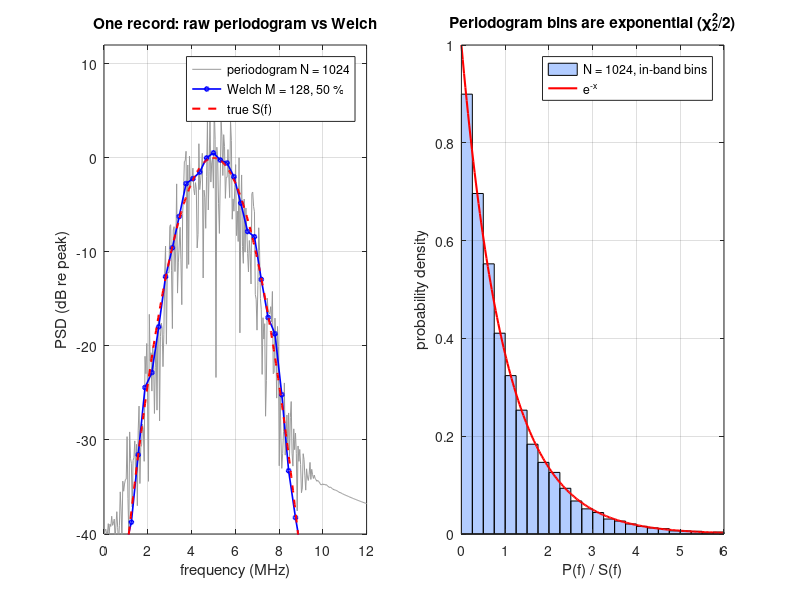

Here is the MATLAB script that generated this plot:
%% m27_periodogram_welch.m  -  periodogram bias/variance, chi-square statistics, Welch averaging
% Purpose : speckle-like RF (white Gaussian scatterers convolved with a 5 MHz,
%           60 % bandwidth Gaussian pulse, fs = 40 MHz) has a known power
%           spectral density S(f). Show that
%           (1) the periodogram P(f) is unbiased for smooth S but its relative
%               standard deviation stays 1 however long the record (not
%               consistent); P/S is exponential (chi-square with 2 dof / 2);
%           (2) on a dB scale one bin has std 5.57 dB and sits 2.51 dB low;
%           (3) Welch averaging (Hann, 50 % overlap) cuts the variance to
%               (1 + 2 sum (1-m/Nb) rho(m)^2)/Nb, rho = taper overlap correlation,
%               while the bin width grows from fs/N to fs/M;
%           (4) chi-square confidence intervals with nu = 2 K_eff cover the truth
%               95 % of the time.
% Change  : N (record length), M (Welch segment length), number of trials.
% Expect  : std(P/S) about 1.00 for N = 64, 256, 1024; dB mean -2.5, std 5.6;
%           Welch N = 1024, M = 128: Nb = 15, variance 0.070 predicted, 0.074 measured;
%           CI coverage about 0.95 for both.
clear; close all; rng(1);

%% Parameters
fs = 40;  f0 = 5;  bw = 0.6;                 % MHz; -6 dB fractional bandwidth (amplitude)
sigf = bw*f0/(2*sqrt(2*log(2)));             % std of the amplitude spectrum (MHz)
Nfft = 4096;                                 % length of the generated stationary record
fF = (0:Nfft-1)'/Nfft*fs;  fF(fF >= fs/2) = fF(fF >= fs/2) - fs;
H = exp(-(abs(fF) - f0).^2/(2*sigf^2));      % amplitude transfer function (two-sided, real, even)
Strue = @(f) exp(-(abs(f) - f0).^2/sigf^2);  % PSD of x for unit-variance white input (per sample, fs = 1 units)
% x = ifft(fft(white).*H) has PSD |H|^2 in "per bin" units; P = |X|^2/N estimates it.
makeX = @(n) real(ifft(fft(randn(Nfft, n)).*repmat(H, 1, n)));
inband = @(f) abs(f - f0) <= 1.5;            % +/-1.5 MHz around f0 (inside the -14 dB band)

%% 1. Periodogram: variance does not fall with N
ntr = 200;
fprintf('Periodogram (rectangular window), %d realizations, bins within f0 +/- 1.5 MHz:\n', ntr);
fprintf('    N    bin width (MHz)   mean(P/S)   std(P/S)   mean dB   std dB\n');
for N = [64 256 1024]
  X = makeX(ntr);  x = X(1:N, :);
  P = abs(fft(x)).^2/N;                      % periodogram, per-bin units
  f = (0:N-1)'/N*fs;  k = inband(f) & f < fs/2;
  R = P(k, :)./repmat(Strue(f(k)), 1, ntr);  % should be Exp(1)
  RdB = 10*log10(R(:));
  fprintf('%5d   %10.3f       %8.3f   %8.3f   %7.2f   %6.2f\n', N, fs/N, mean(R(:)), std(R(:)), mean(RdB), std(RdB));
  if N == 1024, Rkeep = R(:); end
end
fprintf('Theory: mean 1, std 1; dB mean = -gamma*10/ln10 = %.2f dB, dB std = (pi/sqrt 6)*10/ln10 = %.2f dB\n', ...
        -0.5772156649*10/log(10), pi/sqrt(6)*10/log(10));

%% 2. Welch: Hann segments of length M, 50 % overlap
N = 1024;  M = 128;  S = M/2;  starts = 1:S:(N - M + 1);  Nb = numel(starts);
w = 0.5 - 0.5*cos(2*pi*((0:M-1)' + 0.5)/M);  U = sum(w.^2);
rho = zeros(Nb-1, 1);
for m = 1:Nb-1
  sh = m*S;  if sh < M, rho(m) = sum(w(1:M-sh).*w(1+sh:M))/U; end
end
varTheory = (1 + 2*sum((1 - (1:Nb-1)'/Nb).*rho.^2))/Nb;
X = makeX(ntr);  fW = (0:M-1)'/M*fs;  kW = inband(fW) & fW < fs/2;
Pw = zeros(M, ntr);
for b = 1:Nb
  seg = X(starts(b):starts(b)+M-1, :).*repmat(w, 1, ntr);
  Pw = Pw + abs(fft(seg)).^2/U;
end
Pw = Pw/Nb;
% expected value = S convolved with the Hann spectral window; S is smooth, so compare with S directly
Rw = Pw(kW, :)./repmat(Strue(fW(kW)), 1, ntr);
fprintf('\nWelch N = %d, M = %d (Hann, 50%% overlap): Nb = %d segments, rho(M/2) = %.4f\n', N, M, Nb, rho(1));
fprintf('  bin width fs/M = %.3f MHz (vs %.3f MHz raw)\n', fs/M, fs/N);
fprintf('  variance of P/S: measured %.4f, theory %.4f, K_eff = %.1f, 1/Nb = %.4f\n', var(Rw(:)), varTheory, 1/varTheory, 1/Nb);
fprintf('  mean of P/S = %.3f (window-smoothing bias is small for this smooth spectrum)\n', mean(Rw(:)));

%% 3. Chi-square confidence intervals and their coverage
% 95 % quantiles of chi2 with nu dof via the Wilson-Hilferty approximation (base MATLAB has no chi2inv)
z975 = 1.959964;
chi2q = @(nu, z) nu*(1 - 2/(9*nu) + z*sqrt(2/(9*nu))).^3;
% exact for nu = 2: chi2_2 quantile = -2 ln(1-p)
lo2 = -2*log(1 - 0.025);  hi2 = -2*log(1 - 0.975);
cov2 = mean(2*Rkeep >= lo2 & 2*Rkeep <= hi2);
fprintf('\nRaw periodogram (nu = 2): 95%% interval for S is [P*2/%.3f, P*2/%.4f] = [%.2f dB, +%.2f dB] around P\n', ...
        hi2, lo2, 10*log10(2/hi2), 10*log10(2/lo2));
fprintf('  span %.1f dB; empirical coverage %.3f\n', 10*log10(hi2/lo2), cov2);
nu = 2/varTheory;  lo = chi2q(nu, -z975);  hi = chi2q(nu, z975);
covW = mean(nu*Rw(:) >= lo & nu*Rw(:) <= hi);
fprintf('Welch (nu = 2 K_eff = %.1f): interval [%.2f dB, +%.2f dB], span %.1f dB; coverage %.3f\n', ...
        nu, 10*log10(nu/hi), 10*log10(nu/lo), 10*log10(hi/lo), covW);

%% Figures
x = X(:, 1);  P1 = abs(fft(x(1:N))).^2/N;  f1 = (0:N-1)'/N*fs;
Pw1 = zeros(M, 1);
for b = 1:Nb, Pw1 = Pw1 + abs(fft(x(starts(b):starts(b)+M-1).*w)).^2/U; end
Pw1 = Pw1/Nb;
figure('Position', [100 100 900 360]);
subplot(1, 2, 1);
h1 = f1 < fs/2;  h2 = fW < fs/2;  fT = linspace(0, fs/2, 800)';
plot(f1(h1), 10*log10(P1(h1)), 'Color', [0.6 0.6 0.6]); hold on;
plot(fW(h2), 10*log10(Pw1(h2)), 'b-o', 'MarkerSize', 3, 'LineWidth', 1.2);
plot(fT, 10*log10(Strue(fT)), 'r--', 'LineWidth', 1.5);
xlim([0 12]); ylim([-40 12]); grid on;
xlabel('frequency (MHz)'); ylabel('PSD (dB re peak)');
legend('periodogram N = 1024', 'Welch M = 128, 50 %', 'true S(f)', 'Location', 'northeast');
title('One record: raw periodogram vs Welch');
subplot(1, 2, 2);
edges = 0:0.25:6;  cnt = histc(Rkeep, edges);  cnt = cnt(1:end-1);
bar(edges(1:end-1) + 0.125, cnt/(numel(Rkeep)*0.25), 1, 'FaceColor', [0.7 0.8 1]); hold on;
xx = linspace(0, 6, 200);  plot(xx, exp(-xx), 'r', 'LineWidth', 1.5);
xlabel('P(f) / S(f)'); ylabel('probability density'); grid on;
title('Periodogram bins are exponential (\chi^2_2/2)');
legend('N = 1024, in-band bins', 'e^{-x}');
